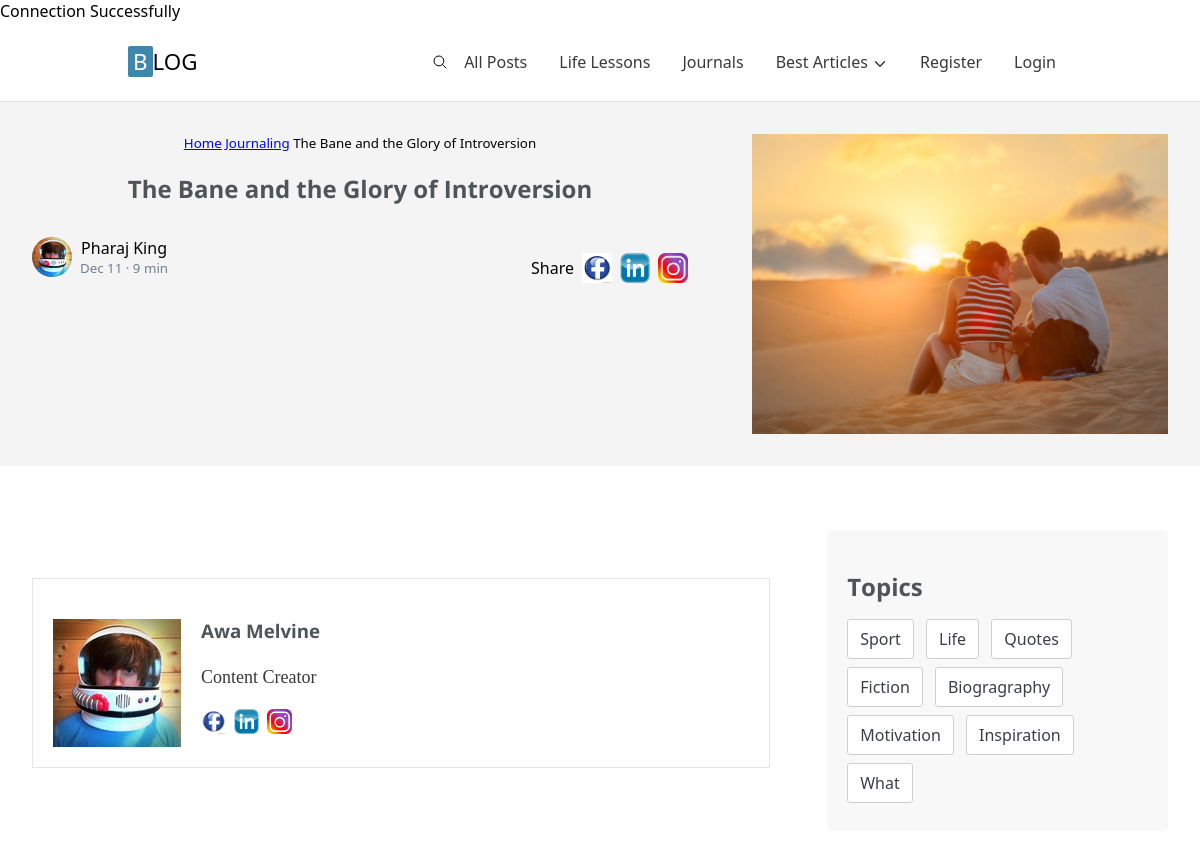
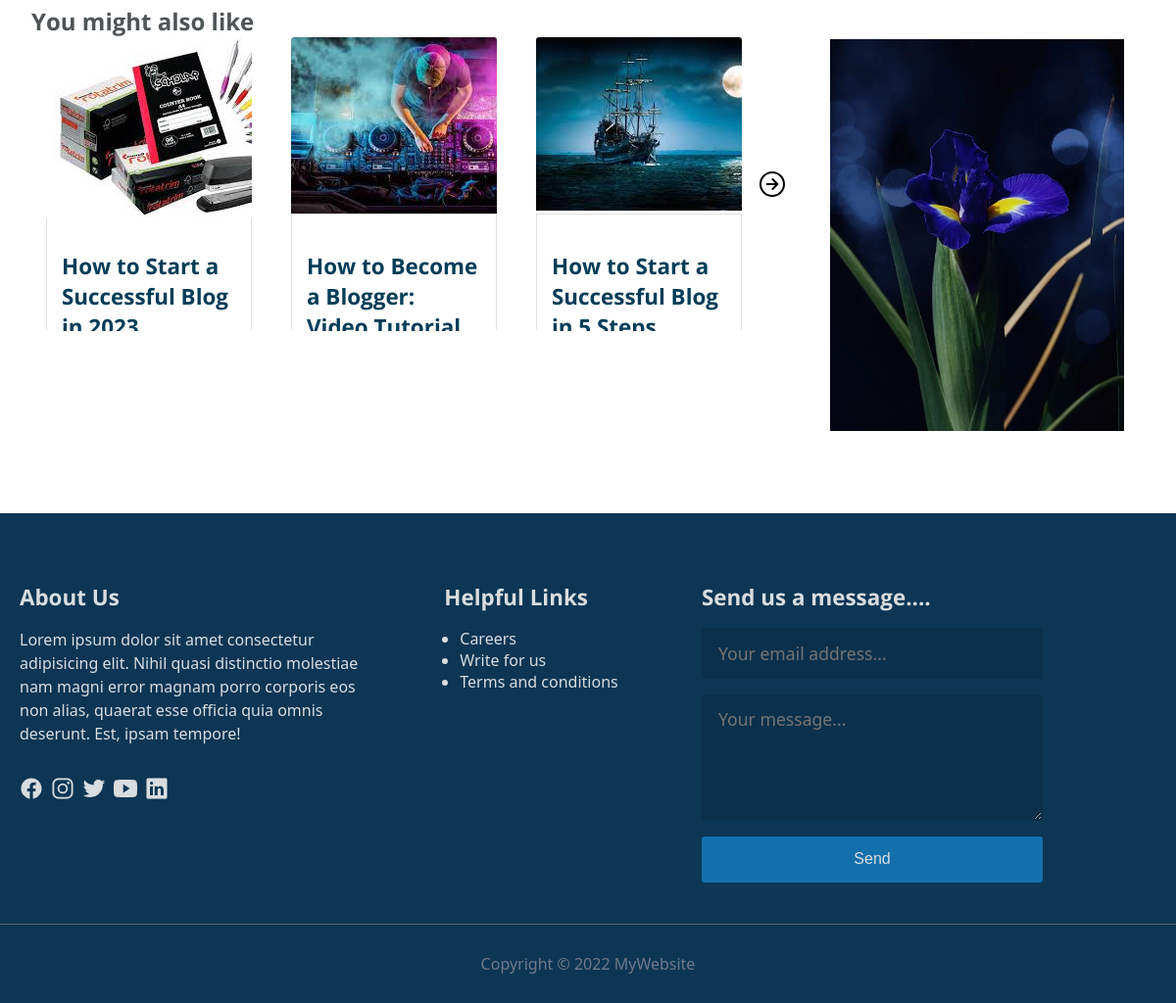
Page /single_post.php on the committed database (2 pictures, top to bottom).
### tables this page shows
CREATE TABLE `posts` (
  `id` int(11) NOT NULL,
  `user_id` int(11) NOT NULL,
  `topic_id` int(11) DEFAULT NULL,
  `title` varchar(255) NOT NULL,
  `image` varchar(255) NOT NULL,
  `body` text NOT NULL,
  `published` tinyint(4) NOT NULL,
  `created_at` datetime NOT NULL DEFAULT current_timestamp()
);

CREATE TABLE `topics` (
  `id` int(11) NOT NULL,
  `name` varchar(100) NOT NULL,
  `description` text NOT NULL
);

### app/database/db.php (called while the page is built, shortened)
<?php
require("connect.php");
function executeQuery($sql, $data) {
    global $conn;
    $stmt = $conn->prepare($sql);
    $values = array_values($data);
    $types = str_repeat('s', count($values));
    $stmt->bind_param($types, ...$values);
    if ($stmt->execute()) {
        return $stmt;
    } else {
        echo "Error: " . $conn->connect_error;
    }
}
function selectAll($table, $conditions = []){
    global $conn;
    $sql ="SELECT * FROM $table";
    if(empty($conditions))
    {
        $stmt = $conn->prepare($sql);
        $stmt->execute();
        $records = $stmt->get_result()->fetch_all(MYSQLI_ASSOC);
        return $records;
    }
    else {
        $i=0;
       foreach ($conditions as $key => $value) {
            if($i===0){
                $sql =$sql . " WHERE $key = ? ";
            }
            else {
                $sql = $sql . " AND $key = ? ";
            }
            $i++;
       }
        $stmt = executeQuery($sql,$conditions);
       $records = $stmt->get_result()->fetch_all(MYSQLI_ASSOC);
       return $records;
    }
}

### app/controllers/posts.php (called while the page is built, shortened)
<?php
include(ROOT_PATH . "/app/database/db.php");
$table = 'posts';
$topics = selectAll('topics');
$posts = selectAll($table);

### single_post.php (the view, shortened to what this page needs)
<?php
include(ROOT_PATH . "/app/controllers/posts.php");
$posts = selectAll('posts', ['published' => 1]);
 ?>
<!DOCTYPE html>
<html lang="en">
<head>
    <link rel="stylesheet" href="https://cdnjs.cloudflare.com/ajax/libs/slick-carousel/1.8.1/slick.min.css" />
   <link rel="stylesheet" href="assets/css/admin_style.css">
   <link rel="stylesheet" href="assets/css/public.css">
</head>
<body>
<?php include(ROOT_PATH ."/app/includes/header.php"); ?>
     <section class="page-banner">
        <div class="banner-container">
            <div class="left-box">
                <div class="breadcrumbs" role="navigation">
                    <small>
                        <a href="index.html">Home</a>
                        <span>
                            <a href="#">Journaling</a>
                            <span>
                                The Bane and the Glory of Introversion
                            </span>
                        </span>
                    </small>
                </div>
                <h1 class="banner-title"> The Bane and the Glory of Introversion</h1>
                <div class="post-details">
                    <div class="author-wrapper">
                        <img class="avatar" src="assets/images/avatar/ts-avatar.jpg" alt="">
                        <div class="name-wrapper">
                            <a href="#" class="link">Pharaj King</a>
                            <small class="gray-1">Dec 11 &middot; 9 min</small>
                        </div>
                    </div>
                    <div class="social-links">
                        <span>Share</span>
                        <a href="#" class="td-none" target="_blank">
                            <img src="assets/images/icons/facebook-icon-960x1024.jpg" alt="">
                        </a>
                        <a href="#" class="td-none" target="_blank">
                            <img src="assets/images/icons/linkedin.png" alt="">
                        </a>
                        <a href="#" class="td-none" target="_blank">
                            <img src="assets/images/icons/instagram_PNG10.png" alt="">
                        </a>
                    </div>
                </div>
            </div>
            <div class="right-box">
                <div class="bg-image featured-image-wrapper" style="background-image: url(assets/images/featured_images/love-3392348_1920.jpg);">
                </div>
            </div>
        </div>
    </section>
    <div class="default-page-container page-container single-page">
        <div class="main-content">
            <div class="author-bio">
                <div class="avatar-wrapper">
                    <img class="avatar" src="assets/images/avatar/ts-avatar.jpg" alt="" srcset="">
                </div>
                <div class="bio-wrapper">
                    <a href="#" class="link author-name">
                        <h3>Awa Melvine</h3>
                    </a>
                    <div class="primary-font">Content Creator</div>
                    <div class="social-links">
                        <a href="#" class="td-none" target="_blank">
                            <img src="assets/images/icons/facebook-icon-960x1024.jpg" alt="">
                        </a>
                        <a href="#" class="td-none" target="_blank">
                            <img src="assets/images/icons/linkedin.png" alt="">
                        </a>
                        <a href="#" class="td-none" target="_blank">
                            <img src="assets/images/icons/instagram_PNG10.png" alt="">
                        </a>
                    </div>
                </div>
            </div>
            <section class="page-section carousel-container">
                <div class="carousel-header">
                    <h2>You might also like</h2>
                </div>
                <button class="slider-arrow  next-arrow">
                    <ion-icon class="icon" name="arrow-forward-circle-outline"></ion-icon>
                </button>
                <div class="post-slider">
                    <?php foreach ($posts as $p): ?>
                    <article class="post-card">
                        <div class="image-wrapper bg-image">
                            <img src="<?php echo BASE_URL. '/assets/images/' . $p['image'] ?>" alt="">
                        </div>
                        <div class="post-info">
                            <div>
                                <h1 class="post-title">
                                <a href="#" class="td-none">
                                    <?php echo $p['title'] ?>
                                </a>
                               </h1>
                            </div>
                        </div>
                    </article>
                    <?php endforeach; ?>
                </div>
            </section>
        </div>
        <div class="sidebar">
            <div class="sidebar-section topics-section">
                <h2 class="title">Topics</h2>
                <div class="topic-list">
                <?php foreach ($topics as $topic): ?>
                    <a href="<?php echo BASE_URL . '/index.php?t_id=' . $topic['id']?>"><?php echo $topic['name']; ?></a>
                    <?php endforeach; ?>
                </div>
            </div>
            <div class="sidebar-section">
                <img src="assets/images/featured_images/holland-iris-5220407_960_720.webp" class="tall-image" alt="">
            </div>
        </div>
    </div>
    <?php include(ROOT_PATH ."/app/includes/footer.php"); ?>
</body>
</html>

### assets/css/admin_style.css (style rules this page uses)
* { box-sizing: border-box; }
html, body { padding: 0; margin: 0; width: 100%; height: 100%; background-color: #f6fafe; font-family: system-ui, -apple-system, BlinkMacSystemFont, 'Segoe UI', Roboto, Oxygen, Ubuntu, Cantarell, 'Open Sans', 'Helvetica Neue', sans-serif; --webkit--font-smoothing: antialiased; }
.td-none { text-decoration: none; color: inherit; }
.bg-image { background-size: cover; background-repeat: no-repeat; background-position: center; }
.link { color: #00a2ff; text-decoration: none; }

### rows in the picture
posts: image (picture), title "How to Start a Successful Blog…"
posts: image (picture), title "How to Become a Blogger:…"
posts: image (picture), title "How to Start a Successful Blog…"
topics: name "Sport"
topics: name "Life"
topics: name "Quotes"
topics: name "Fiction"
topics: name "Biogragraphy"
topics: name "Motivation"
topics: name "Inspiration"
topics: name "What"
